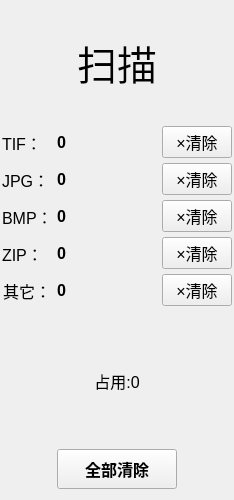
<?xml version="1.0" encoding="UTF-8"?>
<ui version="4.0">
 <class>ListFileControl</class>
 <widget class="QWidget" name="ListFileControl">
  <property name="geometry">
   <rect>
    <x>0</x>
    <y>0</y>
    <width>234</width>
    <height>500</height>
   </rect>
  </property>
  <property name="font">
   <font>
    <pointsize>12</pointsize>
   </font>
  </property>
  <property name="windowTitle">
   <string>Form</string>
  </property>
  <property name="layoutDirection">
   <enum>Qt::LeftToRight</enum>
  </property>
  <layout class="QVBoxLayout" name="verticalLayout">
   <property name="spacing">
    <number>3</number>
   </property>
   <property name="leftMargin">
    <number>2</number>
   </property>
   <property name="topMargin">
    <number>2</number>
   </property>
   <property name="rightMargin">
    <number>2</number>
   </property>
   <property name="bottomMargin">
    <number>2</number>
   </property>
   <item>
    <widget class="QWidget" name="widget" native="true">
     <property name="maximumSize">
      <size>
       <width>16777215</width>
       <height>120</height>
      </size>
     </property>
     <layout class="QHBoxLayout" name="horizontalLayout">
      <item>
       <widget class="QLabel" name="label_TItle">
        <property name="font">
         <font>
          <pointsize>30</pointsize>
          <weight>50</weight>
          <bold>false</bold>
         </font>
        </property>
        <property name="text">
         <string>扫描</string>
        </property>
        <property name="alignment">
         <set>Qt::AlignCenter</set>
        </property>
       </widget>
      </item>
     </layout>
    </widget>
   </item>
   <item>
    <widget class="QWidget" name="widget_2" native="true">
     <layout class="QVBoxLayout" name="verticalLayout_2">
      <property name="spacing">
       <number>2</number>
      </property>
      <property name="leftMargin">
       <number>0</number>
      </property>
      <property name="topMargin">
       <number>0</number>
      </property>
      <property name="rightMargin">
       <number>0</number>
      </property>
      <property name="bottomMargin">
       <number>0</number>
      </property>
      <item>
       <widget class="QWidget" name="widget_3" native="true">
        <property name="maximumSize">
         <size>
          <width>16777215</width>
          <height>35</height>
         </size>
        </property>
        <property name="font">
         <font>
          <pointsize>12</pointsize>
         </font>
        </property>
        <layout class="QHBoxLayout" name="horizontalLayout_2">
         <property name="spacing">
          <number>5</number>
         </property>
         <property name="leftMargin">
          <number>0</number>
         </property>
         <property name="topMargin">
          <number>0</number>
         </property>
         <property name="rightMargin">
          <number>0</number>
         </property>
         <property name="bottomMargin">
          <number>0</number>
         </property>
         <item>
          <widget class="QLabel" name="label_2">
           <property name="minimumSize">
            <size>
             <width>50</width>
             <height>0</height>
            </size>
           </property>
           <property name="maximumSize">
            <size>
             <width>30</width>
             <height>16777215</height>
            </size>
           </property>
           <property name="font">
            <font>
             <pointsize>12</pointsize>
            </font>
           </property>
           <property name="text">
            <string>TIF：</string>
           </property>
          </widget>
         </item>
         <item>
          <widget class="QLabel" name="label_tifCount">
           <property name="font">
            <font>
             <pointsize>12</pointsize>
             <weight>75</weight>
             <bold>true</bold>
            </font>
           </property>
           <property name="text">
            <string>0</string>
           </property>
          </widget>
         </item>
         <item>
          <widget class="QPushButton" name="pushButton_delTif">
           <property name="maximumSize">
            <size>
             <width>70</width>
             <height>16777215</height>
            </size>
           </property>
           <property name="font">
            <font>
             <pointsize>12</pointsize>
            </font>
           </property>
           <property name="text">
            <string>×清除</string>
           </property>
          </widget>
         </item>
        </layout>
       </widget>
      </item>
      <item>
       <widget class="QWidget" name="widget_4" native="true">
        <property name="maximumSize">
         <size>
          <width>16777215</width>
          <height>35</height>
         </size>
        </property>
        <layout class="QHBoxLayout" name="horizontalLayout_3">
         <property name="spacing">
          <number>5</number>
         </property>
         <property name="leftMargin">
          <number>0</number>
         </property>
         <property name="topMargin">
          <number>0</number>
         </property>
         <property name="rightMargin">
          <number>0</number>
         </property>
         <property name="bottomMargin">
          <number>0</number>
         </property>
         <item>
          <widget class="QLabel" name="label_5">
           <property name="minimumSize">
            <size>
             <width>50</width>
             <height>0</height>
            </size>
           </property>
           <property name="maximumSize">
            <size>
             <width>30</width>
             <height>16777215</height>
            </size>
           </property>
           <property name="font">
            <font>
             <pointsize>12</pointsize>
            </font>
           </property>
           <property name="text">
            <string>JPG：</string>
           </property>
          </widget>
         </item>
         <item>
          <widget class="QLabel" name="label_jpgCount">
           <property name="font">
            <font>
             <pointsize>12</pointsize>
             <weight>75</weight>
             <bold>true</bold>
            </font>
           </property>
           <property name="text">
            <string>0</string>
           </property>
          </widget>
         </item>
         <item>
          <widget class="QPushButton" name="pushButton_deljpg">
           <property name="maximumSize">
            <size>
             <width>70</width>
             <height>16777215</height>
            </size>
           </property>
           <property name="font">
            <font>
             <pointsize>12</pointsize>
            </font>
           </property>
           <property name="text">
            <string>×清除</string>
           </property>
          </widget>
         </item>
        </layout>
       </widget>
      </item>
      <item>
       <widget class="QWidget" name="widget_5" native="true">
        <property name="maximumSize">
         <size>
          <width>16777215</width>
          <height>35</height>
         </size>
        </property>
        <layout class="QHBoxLayout" name="horizontalLayout_4">
         <property name="spacing">
          <number>5</number>
         </property>
         <property name="leftMargin">
          <number>0</number>
         </property>
         <property name="topMargin">
          <number>0</number>
         </property>
         <property name="rightMargin">
          <number>0</number>
         </property>
         <property name="bottomMargin">
          <number>0</number>
         </property>
         <item>
          <widget class="QLabel" name="label_6">
           <property name="minimumSize">
            <size>
             <width>50</width>
             <height>0</height>
            </size>
           </property>
           <property name="maximumSize">
            <size>
             <width>30</width>
             <height>16777215</height>
            </size>
           </property>
           <property name="font">
            <font>
             <pointsize>12</pointsize>
            </font>
           </property>
           <property name="text">
            <string>BMP：</string>
           </property>
          </widget>
         </item>
         <item>
          <widget class="QLabel" name="label_bmpCount">
           <property name="font">
            <font>
             <pointsize>12</pointsize>
             <weight>75</weight>
             <bold>true</bold>
            </font>
           </property>
           <property name="text">
            <string>0</string>
           </property>
          </widget>
         </item>
         <item>
          <widget class="QPushButton" name="pushButton_delBMP">
           <property name="maximumSize">
            <size>
             <width>70</width>
             <height>16777215</height>
            </size>
           </property>
           <property name="font">
            <font>
             <pointsize>12</pointsize>
            </font>
           </property>
           <property name="text">
            <string>×清除</string>
           </property>
          </widget>
         </item>
        </layout>
       </widget>
      </item>
      <item>
       <widget class="QWidget" name="widget_6" native="true">
        <property name="maximumSize">
         <size>
          <width>16777215</width>
          <height>35</height>
         </size>
        </property>
        <layout class="QHBoxLayout" name="horizontalLayout_5">
         <property name="spacing">
          <number>5</number>
         </property>
         <property name="leftMargin">
          <number>0</number>
         </property>
         <property name="topMargin">
          <number>0</number>
         </property>
         <property name="rightMargin">
          <number>0</number>
         </property>
         <property name="bottomMargin">
          <number>0</number>
         </property>
         <item>
          <widget class="QLabel" name="label_8">
           <property name="minimumSize">
            <size>
             <width>50</width>
             <height>0</height>
            </size>
           </property>
           <property name="maximumSize">
            <size>
             <width>30</width>
             <height>16777215</height>
            </size>
           </property>
           <property name="font">
            <font>
             <pointsize>12</pointsize>
            </font>
           </property>
           <property name="text">
            <string>ZIP：</string>
           </property>
          </widget>
         </item>
         <item>
          <widget class="QLabel" name="label_zipCount">
           <property name="font">
            <font>
             <pointsize>12</pointsize>
             <weight>75</weight>
             <bold>true</bold>
            </font>
           </property>
           <property name="text">
            <string>0</string>
           </property>
          </widget>
         </item>
         <item>
          <widget class="QPushButton" name="pushButton_delZIP">
           <property name="maximumSize">
            <size>
             <width>70</width>
             <height>16777215</height>
            </size>
           </property>
           <property name="font">
            <font>
             <pointsize>12</pointsize>
            </font>
           </property>
           <property name="text">
            <string>×清除</string>
           </property>
          </widget>
         </item>
        </layout>
       </widget>
      </item>
      <item>
       <widget class="QWidget" name="widget_8" native="true">
        <property name="maximumSize">
         <size>
          <width>16777215</width>
          <height>35</height>
         </size>
        </property>
        <layout class="QHBoxLayout" name="horizontalLayout_7">
         <property name="spacing">
          <number>5</number>
         </property>
         <property name="leftMargin">
          <number>0</number>
         </property>
         <property name="topMargin">
          <number>0</number>
         </property>
         <property name="rightMargin">
          <number>0</number>
         </property>
         <property name="bottomMargin">
          <number>0</number>
         </property>
         <item>
          <widget class="QLabel" name="label_9">
           <property name="minimumSize">
            <size>
             <width>50</width>
             <height>0</height>
            </size>
           </property>
           <property name="maximumSize">
            <size>
             <width>30</width>
             <height>16777215</height>
            </size>
           </property>
           <property name="font">
            <font>
             <pointsize>12</pointsize>
            </font>
           </property>
           <property name="text">
            <string>其它：</string>
           </property>
           <property name="alignment">
            <set>Qt::AlignCenter</set>
           </property>
          </widget>
         </item>
         <item>
          <widget class="QLabel" name="label_otherCount">
           <property name="font">
            <font>
             <pointsize>12</pointsize>
             <weight>75</weight>
             <bold>true</bold>
            </font>
           </property>
           <property name="text">
            <string>0</string>
           </property>
          </widget>
         </item>
         <item>
          <widget class="QPushButton" name="pushButton_delother">
           <property name="maximumSize">
            <size>
             <width>70</width>
             <height>16777215</height>
            </size>
           </property>
           <property name="font">
            <font>
             <pointsize>12</pointsize>
            </font>
           </property>
           <property name="text">
            <string>×清除</string>
           </property>
          </widget>
         </item>
        </layout>
       </widget>
      </item>
      <item>
       <widget class="QWidget" name="widget_7" native="true">
        <layout class="QHBoxLayout" name="horizontalLayout_6">
         <item>
          <layout class="QVBoxLayout" name="verticalLayout_3">
           <property name="sizeConstraint">
            <enum>QLayout::SetDefaultConstraint</enum>
           </property>
           <item>
            <widget class="QLabel" name="label">
             <property name="text">
              <string>占用:0</string>
             </property>
             <property name="alignment">
              <set>Qt::AlignCenter</set>
             </property>
            </widget>
           </item>
           <item>
            <widget class="QPushButton" name="pushButton_Del">
             <property name="minimumSize">
              <size>
               <width>0</width>
               <height>40</height>
              </size>
             </property>
             <property name="maximumSize">
              <size>
               <width>120</width>
               <height>16777215</height>
              </size>
             </property>
             <property name="font">
              <font>
               <pointsize>12</pointsize>
               <weight>75</weight>
               <bold>true</bold>
              </font>
             </property>
             <property name="layoutDirection">
              <enum>Qt::LeftToRight</enum>
             </property>
             <property name="text">
              <string>全部清除</string>
             </property>
            </widget>
           </item>
          </layout>
         </item>
        </layout>
       </widget>
      </item>
     </layout>
    </widget>
   </item>
  </layout>
 </widget>
 <resources/>
 <connections/>
</ui>
